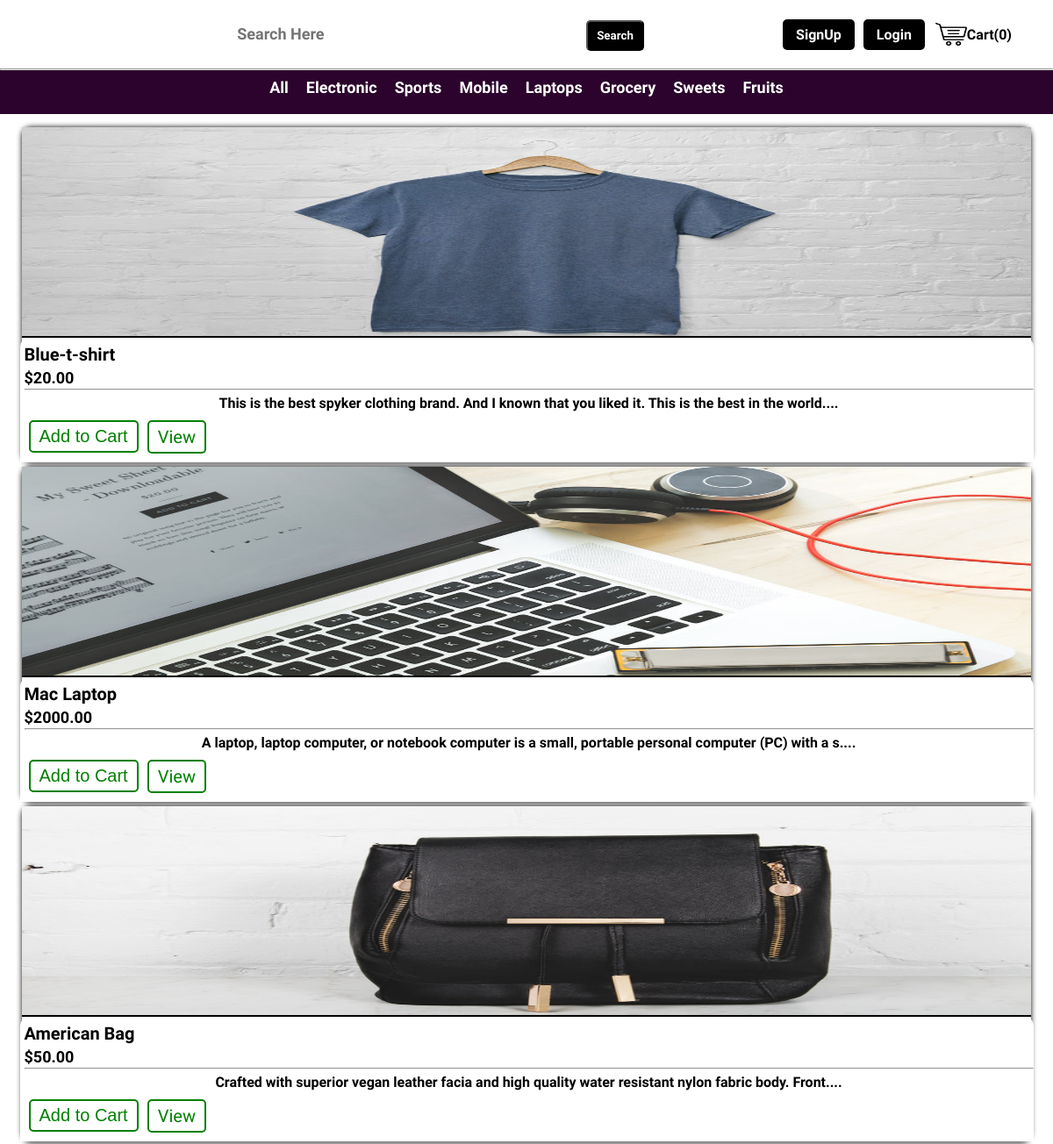
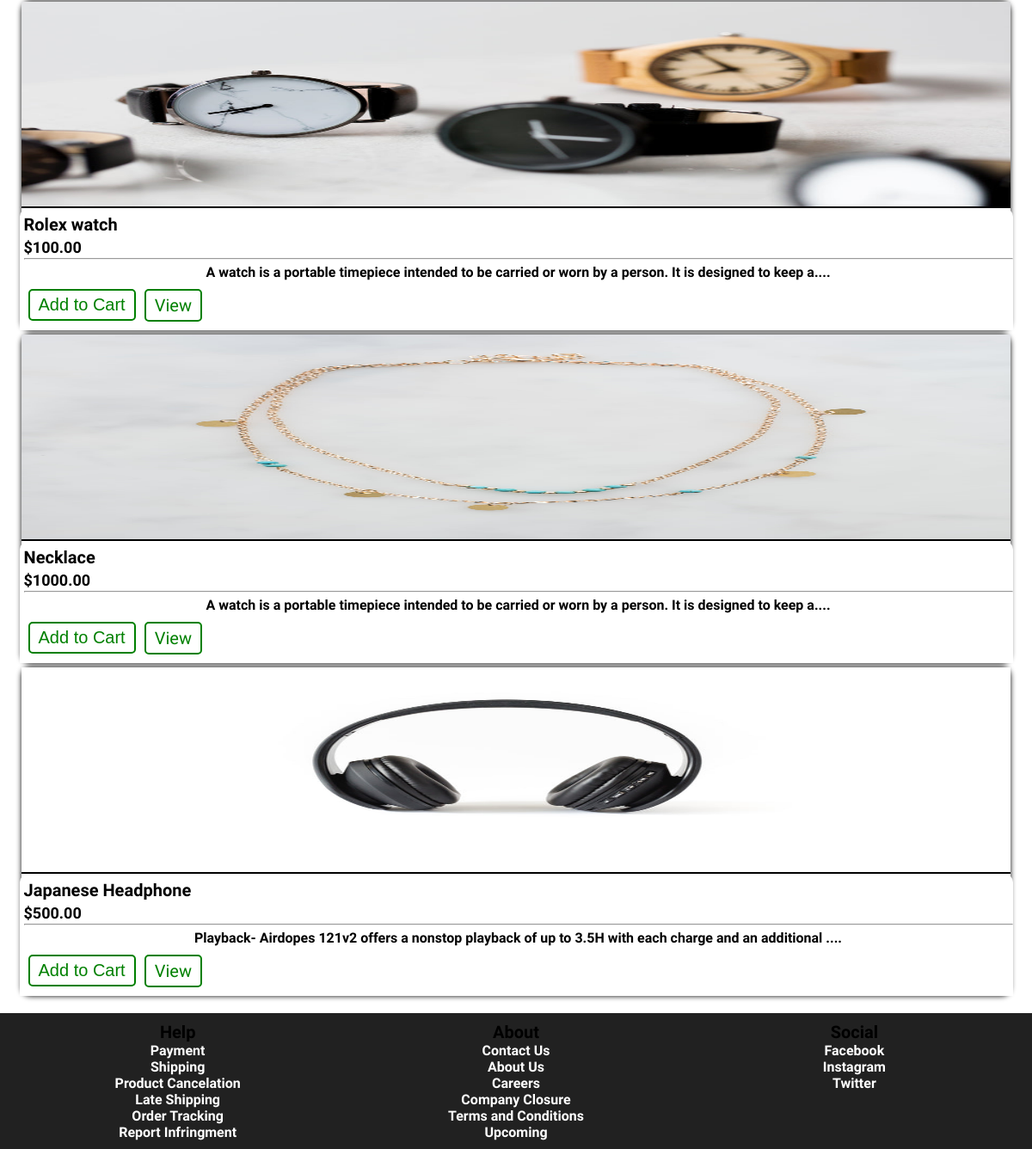
The page / on the database its author committed (2 pictures, top to bottom).
### home/models.py (models this page shows, shortened)
class Product(models.Model):
    name = models.CharField(max_length=200)
    category = models.CharField(max_length=200, default="")
    description = models.TextField()
    price = models.DecimalField(max_digits=7, decimal_places=2)
    image = models.ImageField(upload_to = "product/images", default = "")
    timestamp = models.DateTimeField(auto_now_add=True)

### home/views.py (the view)
# urls.py: 2. Add a URL to urlpatterns:  path('', views.home, name='home')
def home(request):
    products = Product.objects.all()
    context = {
        'products': products
    }
    return render(request, 'home/home.html', context)

### templates/home/home.html (shortened to what this page needs)
{% extends 'base.html' %}
{% load static %}
{% block body %}
<div class="main-products">
    <div class="main-product-holder">
        <a href="">All</a>
        <a href="">Electronic</a>
        <a href="">Sports</a>
        <a href="">Mobile</a>
        <a href="">Laptops</a>
        <a href="">Grocery</a>
        <a href="">Sweets</a>
        <a href="">Fruits</a>
    </div>
</div>
<div class="card-main-holder">
    <div class="card-main-container">
        {% for product in products %}
        <div class="cards">
            <img src="/media/{{product.image}}" alt="">
            <div class="card-body">
                <h3 id="namepr{{product.pk}}">{{product.name}}</h3>
                <h4>${{product.price}}</h4>
                <hr>
                <p>{{product.description|slice:100}}....</p>
                <div class="card-btn">
                    <span  id="divpr{{product.pk}}" class="divpr">
                        <button class="add-cart cart" id="pr{{product.pk}}">Add to Cart</button>
                    </span>
                    <a href="/product/{{product.pk}}" class="view">View</a>
                </div>
            </div>
        </div>
        {% endfor %}
    </div>
</div>
<footer class="footer">
    <div class="footer-container">
        <div class="footer-help">
            <h3>Help</h3>
            <a href="">Payment</a>
            <a href="">Shipping</a>
            <a href="">Product Cancelation</a>
            <a href="">Late Shipping</a>
            <a href="">Order Tracking</a>
            <a href="">Report Infringment</a>
        </div>
        <div class="footer-about">
            <h3>About</h3>
            <a href="">Contact Us</a>
            <a href="">About Us</a>
            <a href="">Careers</a>
            <a href="">Company Closure</a>
            <a href="">Terms and Conditions</a>
            <a href="">Upcoming</a>
        </div>
        <div class="footer-social">
            <h3>Social</h3>
            <a href="">Facebook</a>
            <a href="">Instagram</a>
            <a href="">Twitter</a>
        </div>
    </div>
</footer>
{% endblock body %}

### templates/base.html (shortened to what this page needs)
{% load static %}
<!DOCTYPE html>
<html lang="en">
<head>
    <link rel="stylesheet" href="{% static 'css/base.css'%}">
    <link rel="stylesheet" href="{% static 'css/cart.css'%}">
    <link rel="stylesheet" href="{% static 'css/checkout.css'%}">
    <link rel="stylesheet" href="{% static 'css/home.css'%}">
    <link rel="stylesheet" href="{% static 'css/login.css'%}">
    <link rel="stylesheet" href="{% static 'css/product_page.css'%}">
    <link rel="stylesheet" href="{% static 'css/signup.css'%}">
</head>
<body>
    <nav class="navbar">
        <div class="main-container">
            <div class="logo">
                <a href="/">Store</a>
            </div>
            <div class="nav-search">
                <input type="text" name="search" placeholder="Search Here">
                <button type="submit" class="search-btn">Search</button>
            </div>
            <div class="nav-main-container">
                {% if user.is_authenticated %}
                <div class="nav-signup">
                    <a href="/logout" class="signup-tag">LogOut</a>
                </div>
                <div class="nav-signup">
                    <a href="/tracker/" class="signup-tag">Tracker</a>
                </div>
                {% else %}
                <div class="nav-login">
                    <a href="/signup" class="login-tag">SignUp</a>
                </div>
                <div class="nav-signup">
                    <a href="/login" class="signup-tag">Login</a>
                </div>
                {% endif %}
                <div class="nav-cart">
                    <img src="{% static 'img/cart.png'%}" alt="">
                    <p><a href="/cart">Cart(<span id = "count">0</span>)</a></p>
                </div>
            </div>
        </div>
        <hr>
    </nav>
    {% block body %}
    {% endblock body %}
</body>
</html>

### static/css/base.css (style rules this page uses)
:root { --font-family: 'Baloo Bhai 2', cursive; }
* { margin: 0px; padding: 0px; }
body { font-family: var(--font-family); background-image: url("/static/img/bg.jpg"); background-size: cover; }
.navbar { position: sticky; top: 0px; width: 100%; }
.main-container { margin: 0px 40px; display: flex; flex-direction: row; align-items: center; justify-content: space-between; padding: 20px 0px; }
.nav-main-container { display: flex; flex-direction: row; }
.nav-cart { display: flex; flex-direction: row; border: 2px solid white; border-radius: 2px; background-color: white; padding: 0px 5px; display: flex; flex-direction: row; align-items: center; cursor: pointer; }
.nav-cart p { font-family: var(--font-family); font-weight: bolder; }
.nav-cart p a { text-decoration: none; color: black; }
.logo { font-size: 30px; font-weight: bolder; color: white; }
.logo a { text-decoration: none; color: white; }
.nav-search input { width: 32vw; padding: 8px 5px; border-radius: 5px; border: none; font-weight: bolder; font-family: var(--font-family); font-size: 18px; }
.search-btn { padding: 8px 10px; margin-left: 5px; border-radius: 5px; background-color: black; color: white; font-weight: bolder; font-family: var(--font-family); cursor: pointer; }
.nav-login { padding: 8px 15px; background-color: black; margin: 0px 5px; border-radius: 5px; }
.nav-signup { padding: 8px 15px; background-color: black; margin: 0px 5px; border-radius: 5px; }
.login-tag, .signup-tag { text-decoration: none; color: white; font-family: var(--font-family); font-weight: bolder; }
.nav-cart img { width: 36px; height: 28px; }

### static/css/checkout.css (style rules this page uses)
h3 { font-size: 25px; }

### static/css/home.css (style rules this page uses)
:root { --home-font: 'Baloo Bhai 2', cursive; }
.main-products { background-color: rgb(44, 3, 44); height: 50px; }
.main-product-holder { display: flex; flex-direction: row; padding: 5px 10px; justify-content: center; }
.main-product-holder a { text-decoration: none; color: white; font-weight: bolder; font-size: 18px; font-family: var(--home-font); padding: 4px 10px; }
.card-main-container { display: grid; grid-template-columns: repeat(3, 1fr); margin: 0px 20px; margin-top: 15px; }
.cards { display: flex; flex-direction: column; justify-content: center; align-items: center; margin: 5px; box-shadow: 0px 0px 6px 0px; border-radius: 10px; }
.cards img { height: 238px; border-bottom: 2px solid black; background-size: cover; width: 100%; }
.card-body { display: flex; flex-direction: column; padding: 5px 0px; padding-left: 5px; background-color: white; border-top-left-radius: 10px; border-top-right-radius: 10px; width: 100%; }
.card-body p { text-align: center; margin: 5px 0px; font-weight: bolder; }
.card-body h3 { font-size: 20px; margin: 2px 0px; font-weight: bolder; }
.card-body h4 { font-size: 18px; margin: 2px 0px; font-weight: bolder; }
@media (max-width: 1324px) { .card-main-container { display: block; } }
.footer { margin-top: 20px; }
.footer-container { display: grid; grid-template-columns: repeat(3, 1fr); padding: 10px; background-color: #212121; }
.footer-help { display: flex; flex-direction: column; align-items: center; }
.footer-about { display: flex; flex-direction: column; align-items: center; }
.footer-social { display: flex; flex-direction: column; align-items: center; }
.footer-container a { text-decoration: none; color: white; font-weight: bold; }
.footer-container h3 { font-weight: bolder; font-size: 20px; }
.card-btn { display: flex; flex-direction: row; background-color: white; width: 100%; margin: 5px 5px; box-sizing: border-box; width: 20vw; }
.add-cart { font-size: 20px; color: green; border: 2px solid green; margin-right: 5px; padding: 5px 10px; cursor: pointer; border-radius: 5px; background-color: white; }
.view { font-size: 20px; text-decoration: none; color: green; border: 2px solid green; margin-left: 5px; padding: 5px 10px; border-radius: 5px; }

### rows shown on the page
Product: image (picture), name "Blue-t-shirt", price "20.00", description "This is the best spyker clothing brand. And I known that you liked it. This is the best in the world"
Product: image (picture), name "Mac Laptop", price "2000.00", description "A laptop, laptop computer, or notebook computer is a small, portable personal computer (PC) with a s"
Product: image (picture), name "American Bag", price "50.00", description "Crafted with superior vegan leather facia and high quality water resistant nylon fabric body. Front"
Product: image (picture), name "Rolex watch", price "100.00", description "A watch is a portable timepiece intended to be carried or worn by a person. It is designed to keep a"
Product: image (picture), name "Necklace", price "1000.00", description "A watch is a portable timepiece intended to be carried or worn by a person. It is designed to keep a"
Product: image (picture), name "Japanese Headphone", price "500.00", description "Playback- Airdopes 121v2 offers a nonstop playback of up to 3.5H with each charge and an additional"
